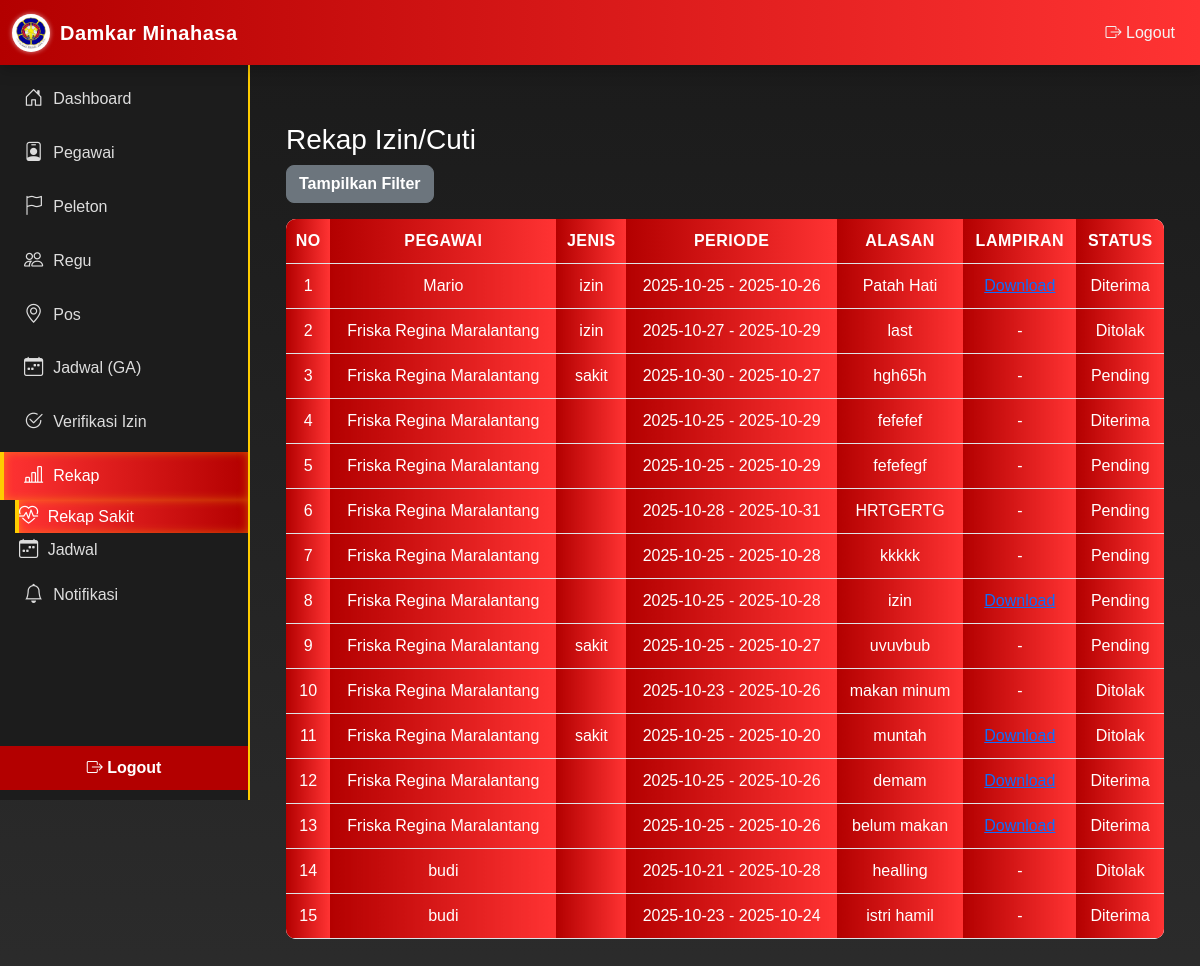
/admin/rekap_sakit.php (signed in), run on the app's committed database.
### tables this page shows
CREATE TABLE `izin` (
  `id` int(11) NOT NULL,
  `pegawai_id` int(11) DEFAULT NULL,
  `jenis` enum('izin','sakit') DEFAULT NULL,
  `tanggal_mulai` date DEFAULT NULL,
  `tanggal_selesai` date DEFAULT NULL,
  `alasan` text DEFAULT NULL,
  `lampiran` varchar(255) DEFAULT NULL,
  `status` enum('pending','diterima','ditolak') DEFAULT 'pending',
  `created_at` timestamp NOT NULL DEFAULT current_timestamp()
);

CREATE TABLE `pegawai` (
  `id` int(11) NOT NULL,
  `username` varchar(50) DEFAULT NULL,
  `password_hash` varchar(255) DEFAULT NULL,
  `nama` varchar(150) DEFAULT NULL,
  `jenis_kelamin` enum('Laki-laki','Perempuan') DEFAULT NULL,
  `nip` varchar(50) DEFAULT NULL,
  `status_kepegawaian` varchar(50) DEFAULT NULL,
  `no_hp` varchar(20) DEFAULT NULL,
  `telegram_id` varchar(50) DEFAULT NULL,
  `golongan` varchar(50) DEFAULT NULL,
  `ruang` varchar(50) DEFAULT NULL,
  `jabatan` varchar(100) DEFAULT NULL,
  `tugas` text DEFAULT NULL,
  `role` enum('admin','petugas') DEFAULT 'petugas',
  `created_at` timestamp NOT NULL DEFAULT current_timestamp()
);

### admin/rekap_sakit.php (the view, shortened to what this page needs)
<?php
require '../config/db.php';
$sql = "SELECT i.*, p.nama FROM izin i LEFT JOIN pegawai p ON i.pegawai_id=p.id WHERE 1=1";
$params = [];
$sql .= " ORDER BY i.created_at DESC";
$stmt = $pdo->prepare($sql);
$stmt->execute($params);
$rows = $stmt->fetchAll(PDO::FETCH_ASSOC);
include 'header.php';
include 'sidebar.php';
?>
<!doctype html>
<html lang="id">
<head>
  <link href="https://cdn.jsdelivr.net/npm/bootstrap@5.3.0/dist/css/bootstrap.min.css" rel="stylesheet">
  <link rel="stylesheet" href="../assets/css/admin/rekap.css">
</head>
<body>
  <div class="container py-4">
    <h3>Rekap Izin/Cuti</h3>
    <button id="toggleFilter" class="btn btn-secondary mb-3">Tampilkan Filter</button>
    <table class="table table-sm table-hover">
      <thead>
        <tr>
          <th>No</th>
          <th>Pegawai</th>
          <th>Jenis</th>
          <th>Periode</th>
          <th>Alasan</th>
          <th>Lampiran</th>
          <th>Status</th>
        </tr>
      </thead>
      <tbody>
        <?php $no = 1;
        foreach ($rows as $r): ?>
          <tr>
            <td><?= $no++ ?></td>
            <td><?= htmlspecialchars($r['nama']) ?></td>
            <td><?= htmlspecialchars($r['jenis']) ?></td>
            <td><?= $r['tanggal_mulai'] ?> - <?= $r['tanggal_selesai'] ?></td>
            <td><?= htmlspecialchars($r['alasan']) ?></td>
            <td>
              <?php if (!empty($r['lampiran'])): ?>
                <a href="../<?= $r['lampiran'] ?>" download="<?= basename($r['lampiran']) ?>">Download</a>
              <?php else: ?>
                -
              <?php endif; ?>
            </td>
            <td><?= ucfirst($r['status']) ?></td>
          </tr>
        <?php endforeach; ?>
      </tbody>
    </table>
  </div>
</body>
</html>

### assets/css/admin/rekap.css (style rules this page uses)
body { font-family: "Poppins", sans-serif; background: linear-gradient(180deg, #1a1a1a 0%, #2c2c2c 100%); color: #ffffff; margin: 0; padding: 10px 0 10px; }
form button, .btn { border-radius: 8px; font-weight: 600; transition: 0.3s; }
.table { border-radius: 10px; overflow: hidden; background: #fff; }
.table thead { background: #b30000; color: #fff; text-transform: uppercase; letter-spacing: 0.5px; }
.table th, .table td { vertical-align: middle; text-align: center; padding: 10px 8px; color: #ffffff; }
th, td { background: linear-gradient(90deg, #b30000, #ff3333); color: #fff; }
.table-responsive th, td, tr { background: linear-gradient(90deg, #b30000, #ff3333); color: #fff; }

### data on the page
izin: pegawai.nama "Mario", jenis "izin", tanggal_mulai "2025-10-25", tanggal_selesai "2025-10-26", alasan "Patah Hati", status "Diterima"
izin: pegawai.nama "Friska Regina Maralantang", jenis "izin", tanggal_mulai "2025-10-27", tanggal_selesai "2025-10-29", alasan "last", status "Ditolak"
izin: pegawai.nama "Friska Regina Maralantang", jenis "sakit", tanggal_mulai "2025-10-30", tanggal_selesai "2025-10-27", alasan "hgh65h", status "Pending"
izin: pegawai.nama "Friska Regina Maralantang", tanggal_mulai "2025-10-25", tanggal_selesai "2025-10-29", alasan "fefefef", status "Diterima"
izin: pegawai.nama "Friska Regina Maralantang", tanggal_mulai "2025-10-25", tanggal_selesai "2025-10-29", alasan "fefefegf", status "Pending"
izin: pegawai.nama "Friska Regina Maralantang", tanggal_mulai "2025-10-28", tanggal_selesai "2025-10-31", alasan "HRTGERTG", status "Pending"
izin: pegawai.nama "Friska Regina Maralantang", tanggal_mulai "2025-10-25", tanggal_selesai "2025-10-28", alasan "kkkkk", status "Pending"
izin: pegawai.nama "Friska Regina Maralantang", tanggal_mulai "2025-10-25", tanggal_selesai "2025-10-28", alasan "izin", status "Pending"
izin: pegawai.nama "Friska Regina Maralantang", jenis "sakit", tanggal_mulai "2025-10-25", tanggal_selesai "2025-10-27", alasan "uvuvbub", status "Pending"
izin: pegawai.nama "Friska Regina Maralantang", tanggal_mulai "2025-10-23", tanggal_selesai "2025-10-26", alasan "makan minum", status "Ditolak"
izin: pegawai.nama "Friska Regina Maralantang", jenis "sakit", tanggal_mulai "2025-10-25", tanggal_selesai "2025-10-20", alasan "muntah", status "Ditolak"
izin: pegawai.nama "Friska Regina Maralantang", tanggal_mulai "2025-10-25", tanggal_selesai "2025-10-26", alasan "demam", status "Diterima"
izin: pegawai.nama "Friska Regina Maralantang", tanggal_mulai "2025-10-25", tanggal_selesai "2025-10-26", alasan "belum makan", status "Diterima"
izin: pegawai.nama "budi", tanggal_mulai "2025-10-21", tanggal_selesai "2025-10-28", alasan "healling", status "Ditolak"
izin: pegawai.nama "budi", tanggal_mulai "2025-10-23", tanggal_selesai "2025-10-24", alasan "istri hamil", status "Diterima"
